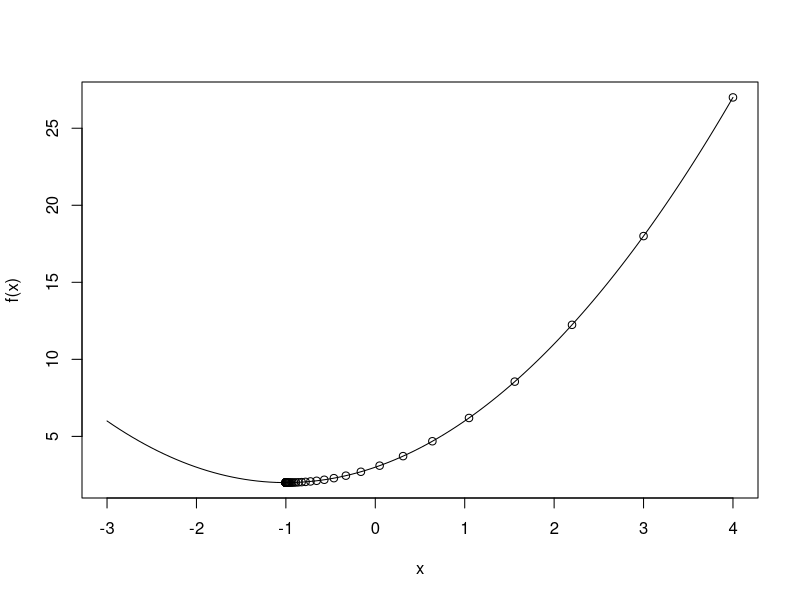

The R script that drew this image:
## ---- chunk 1
# First we need a function that we want to minimize
f <- function (x) {x^2 + 2*x + 3}
# We also need the gradient of the function
g <- function(x) {2*x + 2}

# Then we can implement steepest descent for this function
steepest_descent <- function (x_0, alpha = 0.1, obj_func = f, obj_grad = g, max_it = 100) {
  #First we plot the function in an arbitrary interval
  curve(f, -3, 4)
  # Insert the initial point in the plot
  points(x_0, f(x_0))
  # And set our x_k equal to the x_0
  x_k <- x_0
  for (i in 1:max_it) {
    # Then we find the steepest descent direction
    p_k <- -obj_grad(x_k)
    # We take a step of length alpha in the direction just found
    x_k <- x_k + alpha * p_k
    # Evaluate the function at this x_k
    f_k <- obj_func(x_k)
    # And plot our new position
    points(x_k, f_k)
  }
}

#The steepest descent implementation with x_0 = 4
steepest_descent(4)
